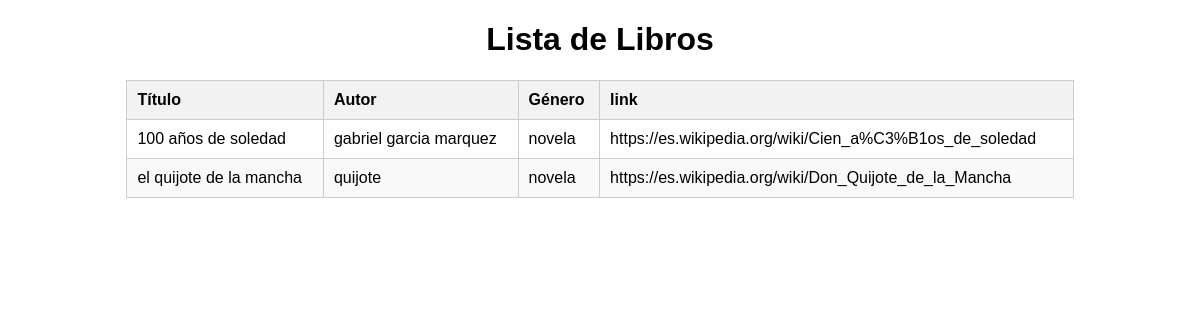
The app's page /libros/ with its own data.
### catalogo/models.py (models this page shows, shortened)
class Libro(models.Model):
    titulo = models.CharField(max_length=100)  # Campo de texto para el título
    autor = models.CharField(max_length=100)   # Campo de texto para el autor
    genero = models.CharField(max_length=50)   # Campo agregado: género del libro
    link = models.CharField(max_length=200, default='https://ejemplo.com')

### catalogo/views.py (the view)
# urls.py: path('', views.lista_libros, name='inicio'),  # ← esta es la raíz
def lista_libros(request):
    libros = Libro.objects.all()  # Obtiene todos los libros
    return render(request, 'catalogo/lista.html', {'libros': libros})  # Renderiza la plantilla con los datos

### catalogo/templates/catalogo/lista.html (shortened to what this page needs)
<!DOCTYPE html>
<html>
<head>
</head>
<body>
  <h1>Lista de Libros</h1>
  <table>
    <thead>
      <tr>
        <th>Título</th>
        <th>Autor</th>
        <th>Género</th>
        <th> link</th>
      </tr>
    </thead>
    <tbody>
      {% for libro in libros %}
        <tr>
          <td>{{ libro.titulo }}</td>
          <td>{{ libro.autor }}</td>
          <td>{{ libro.genero }}</td>
          <td>{{ libro.link }}</td>
        </tr>
      {% endfor %}
    </tbody>
  </table>
</body>
</html>

### catalogo/templates/catalogo/lista.html (style rules this page uses)
table { width: 80%; margin: 20px auto; border-collapse: collapse; font-family: Arial, sans-serif; }
th, td { border: 1px solid #ccc; padding: 10px; text-align: left; }
th { background-color: #f2f2f2; }
tr:nth-child(even) { background-color: #f9f9f9; }
h1 { text-align: center; font-family: Arial, sans-serif; }

### records on screen
Libro: titulo "100 años de soledad", autor "gabriel garcia marquez", genero "novela", link "https://es.wikipedia.org/wiki/Cien_a%C3%B1os_de_soledad"
Libro: titulo "el quijote de la mancha", autor "quijote", genero "novela", link "https://es.wikipedia.org/wiki/Don_Quijote_de_la_Mancha"
